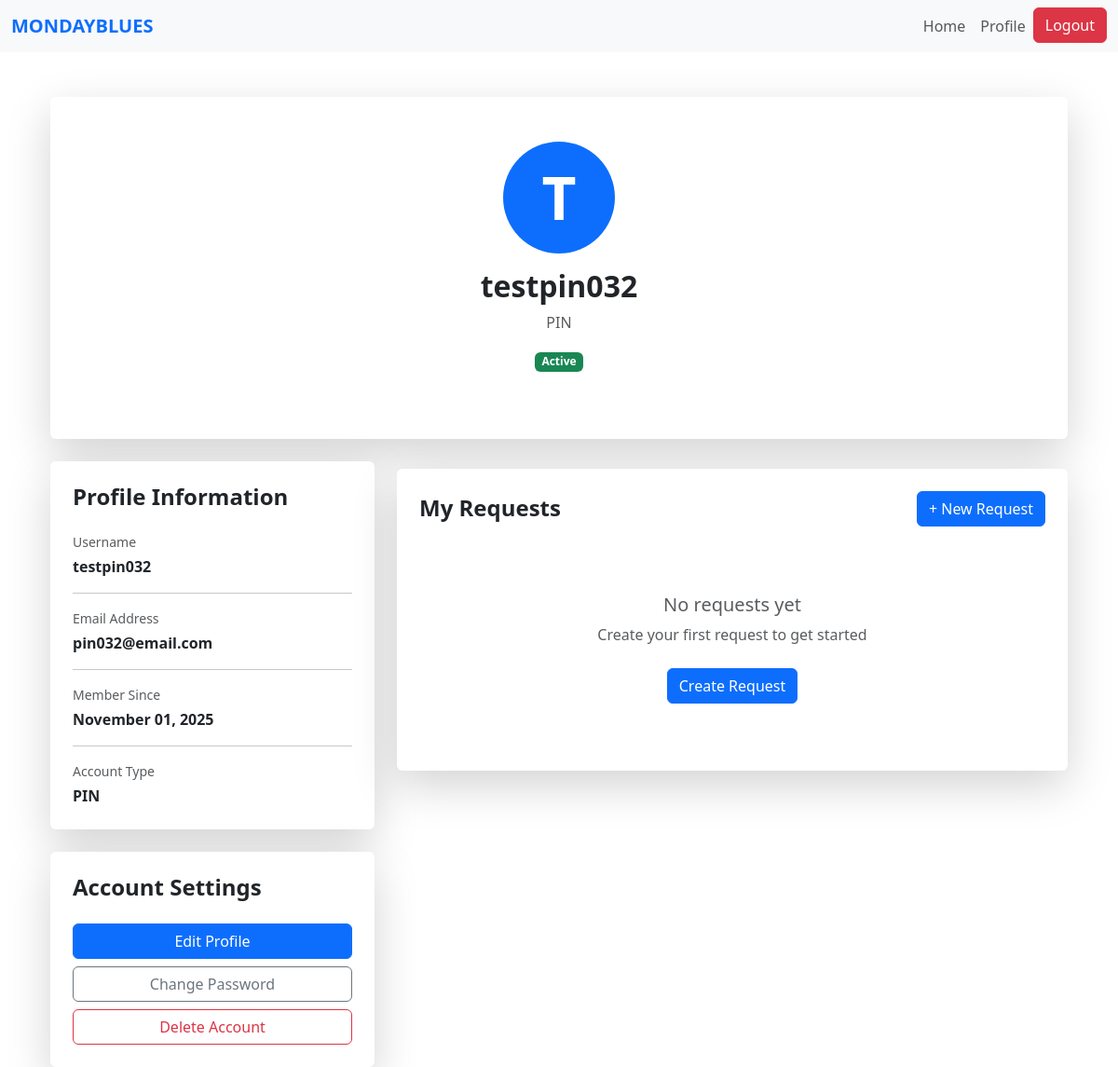
/pin/profile (signed in), run on an earlier commit of the app's database.
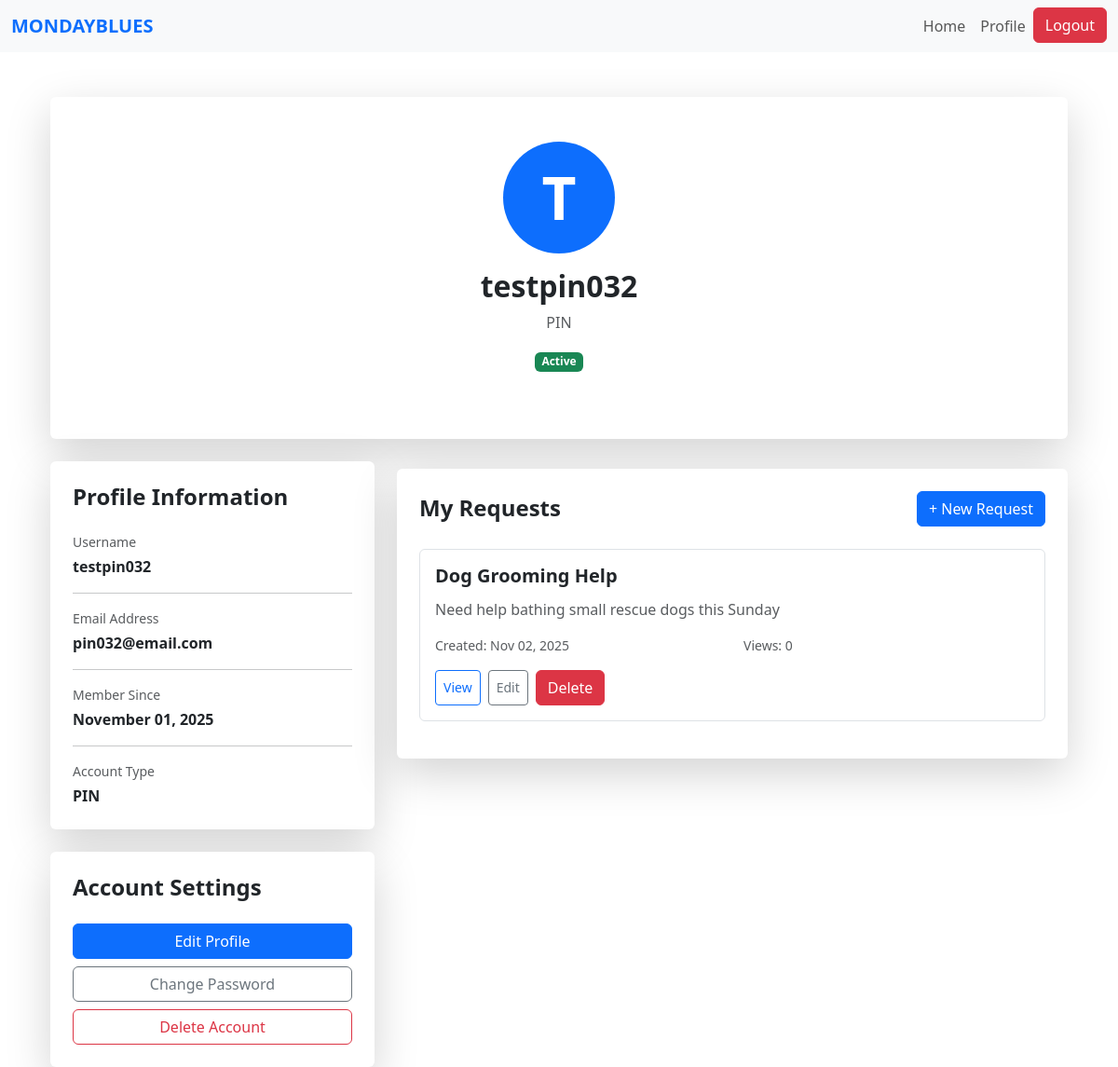
And on a later commit of the database.
### website/models.py (models this page shows)
class User(db.Model, UserMixin):
    id = db.Column(db.Integer, primary_key=True)
    name = db.Column(db.String(150))
    email = db.Column(db.String(150), unique=True)
    password = db.Column(db.String(150))
    date_created = db.Column(db.DateTime(timezone=True), default=func.now())
    role = db.Column(db.String(50), default='PIN')
    status = db.Column(db.String(20), default='Pending')  # Pending, Approved, Suspended
    """    total_rating = db.Column(db.Float, default=0)
    num_ratings = db.Column(db.Integer, default=0)

    def update_rating(self, new_rating: float):
        #Update overall CSR rating with a new rating value.
        if self.num_ratings == 0:
            self.total_rating = new_rating
        else:
            self.total_rating = ((self.total_rating * self.num_ratings) + new_rating) / (self.num_ratings + 1)
        self.num_ratings += 1"""

class Request(db.Model):
    id = db.Column(db.Integer, primary_key=True)
    title = db.Column(db.String(150), nullable=False)
    description = db.Column(db.Text, nullable=False)
    category_id = db.Column(db.Integer, db.ForeignKey('category.id'), nullable=False)
    category = db.relationship('Category', backref='requests')
    status = db.Column(db.String(20), default='Pending')  # Pending, Accepted, Completed
    scheduled_datetime = db.Column(db.DateTime, nullable=False)
    view_count = db.Column(db.Integer, default=0)
    date_created = db.Column(db.DateTime, default=datetime.utcnow)
    user_id = db.Column(db.Integer, db.ForeignKey('user.id'), nullable=False)
    volunteer_id = db.Column(db.Integer, db.ForeignKey('volunteer.id'), nullable=True)
    user = db.relationship('User', backref=db.backref('requests', lazy=True, cascade='all, delete-orphan'), lazy=True)
    volunteer = db.relationship('Volunteer', backref=db.backref('assigned_requests', lazy=True), lazy=True)

### website/pin.py (the view)
@pin.route('/pin/profile')
@login_required
def pin_profile():
    if current_user.role != 'PIN':
        flash('Access denied.', 'danger')
        return redirect(url_for('views.home'))
    requests = Request.query.filter_by(user_id=current_user.id).order_by(Request.date_created.desc()).all()
    return render_template("pin_profile.html", requests=requests)

### website/templates/pin_profile.html (shortened to what this page needs)
{% extends "base.html" %}
{% block content %}
<div class="container mt-5">
    <div class="row justify-content-center">
        <div class="col-md-10 col-lg-12">
            <div class="card shadow-lg border-0 mb-4">
                <div class="card-body p-5">
                    <div class="text-center mb-4">
                        <div class="bg-primary rounded-circle d-inline-flex align-items-center justify-content-center mb-3" style="width: 120px; height: 120px;">
                            <span class="text-white display-3 fw-bold">{{ current_user.name[0].upper() }}</span>
                        </div>
                        <h2 class="fw-bold mb-2">{{ current_user.name }}</h2>
                        <p class="text-muted">{{ current_user.role }}</p>
                        <span class="badge
                            {% if current_user.status == 'Active' %} bg-success
                            {% elif current_user.status == 'Pending' %} bg-warning text-dark
                            {% elif current_user.status == 'Suspended' %} bg-danger
                            {% else %} bg-secondary {% endif %}">
                            {{ current_user.status }}
                        </span>
                    </div>
                </div>
            </div>
            <div class="row">
                <div class="col-lg-4">
                    <div class="card shadow-lg border-0 mb-4">
                        <div class="card-body p-4">
                            <h4 class="fw-bold mb-4">Profile Information</h4>
                            <div class="mb-3">
                                <p class="text-muted mb-1 small">Username</p>
                                <p class="fw-semibold mb-0">{{ current_user.name }}</p>
                            </div>
                            <hr>
                            <div class="mb-3">
                                <p class="text-muted mb-1 small">Email Address</p>
                                <p class="fw-semibold mb-0">{{ current_user.email }}</p>
                            </div>
                            <hr>
                            <div class="mb-3">
                                <p class="text-muted mb-1 small">Member Since</p>
                                <p class="fw-semibold mb-0">{{ current_user.date_created.strftime('%B %d, %Y') }}</p>
                            </div>
                            <hr>
                            <div>
                                <p class="text-muted mb-1 small">Account Type</p>
                                <p class="fw-semibold mb-0">{{ current_user.role }}</p>
                            </div>
                        </div>
                    </div>
                    <div class="card shadow-lg border-0">
                        <div class="card-body p-4">
                            <h4 class="fw-bold mb-4">Account Settings</h4>
                            <div class="d-grid gap-2">
                                <button class="btn btn-primary" onclick="location.href='/edit-profile'">Edit Profile</button>
                                <button class="btn btn-outline-secondary" onclick="location.href='/change-password'">Change Password</button>
                                <button class="btn btn-outline-danger" onclick="if(confirm('Are you sure you want to delete your account?')) location.href='/delete-account'">Delete Account</button>
                            </div>
                        </div>
                    </div>
                </div>
                <div class="col-lg-8 mt-2">
                    <div class="card shadow-lg border-0">
                        <div class="card-body p-4">
                            {% if current_user.status == "Pending" or current_user.status == "Suspended" %}
                                <div class="text-center py-5">
                                    <i class="bi bi-lock" style="font-size: 4rem; color: #ccc;"></i>
                                    <h4 class="fw-bold mt-3">Account Pending or Suspended</h4>
                                    <p class="text-muted">
                                        Your account is currently inactive. Please contact the administrator or wait for approval before creating requests.
                                    </p>
                                </div>
                            {% else %}
                                <div class="d-flex justify-content-between align-items-center mb-4">
                                    <h4 class="fw-bold mb-0">My Requests</h4>
                                    <button class="btn btn-primary" onclick="location.href='/create-request'">+ New Request</button>
                                </div>
                                {% if requests %}
                                    {% for request in requests %}
                                        <div class="card mb-3 border">
                                            <div class="card-body">
                                                <div class="d-flex justify-content-between align-items-start mb-2">
                                                    <h5 class="fw-bold mb-1">{{ request.title }}</h5>
                                                </div>
                                                <p class="text-muted mb-3">
                                                    {{ request.description[:100] }}{% if request.description|length > 100 %}...{% endif %}
                                                </p>
                                                <div class="row text-muted small mb-3">
                                                    <div class="col-md-6">
                                                         Created: {{ request.date_created.strftime('%b %d, %Y') }}
                                                    </div>
                                                    <div class="col-md-6">
                                                         Views: {{ request.view_count }}
                                                    </div>
                                                </div>
                                                <div class="d-flex gap-2">
                                                    <button class="btn btn-sm btn-outline-primary" onclick="location.href='/request/{{ request.id }}'">View</button>
                                                    {% if request.status == 'Completed' %}
                                                        <button class="btn btn-sm btn-outline-success" onclick="location.href='/request/{{ request.id }}/review'">Review</button>
                                                    {% else %}
                                                        <button class="btn btn-sm btn-outline-secondary" onclick="location.href='/request/{{ request.id }}/edit'">Edit</button>
                                                    {% endif %}
                                                    <form action="{{ url_for('csr.delete_request', request_id=request.id) }}" method="POST" onsubmit="return confirm('Are you sure you want to delete this request?');">
                                                        <button class="btn btn-danger" type="submit">
                                                             Delete
                                                        </button>
                                                    </form>
                                                </div>
                                            </div>
                                        </div>
                                    {% endfor %}
                                {% else %}
                                    <div class="text-center py-5">
                                        <h5 class="text-muted">No requests yet</h5>
                                        <p class="text-muted">Create your first request to get started</p>
                                        <button class="btn btn-primary mt-2" onclick="location.href='/create-request'">Create Request</button>
                                    </div>
                                {% endif %}
                            {% endif %}
                        </div>
                    </div>
                </div>
            </div>
        </div>
    </div>
</div>
{% endblock %}

### website/templates/base.html (shortened to what this page needs)
<!DOCTYPE html>
<html lang="en">
<head>
  <link
    href="https://cdn.jsdelivr.net/npm/bootstrap@5.3.3/dist/css/bootstrap.min.css"
    rel="stylesheet"
  />
</head>
<body>
  <nav class="navbar navbar-expand-lg navbar-light bg-light">
    <div class="container-fluid">
      <a class="navbar-brand text-uppercase fw-semibold text-primary" href="/">MondayBlues</a>
      <div class="collapse navbar-collapse" id="navbarNav">
        <ul class="navbar-nav ms-auto">
          {% if current_user.is_authenticated %}
            <li class="nav-item">
              <a class="nav-link" href="/">Home</a>
            </li>
            {% if current_user.role == 'PIN' %}
              <li class="nav-item">
                <a class="nav-link" href="{{ url_for('pin.pin_profile') }}">Profile</a>
              </li>
            {% elif current_user.role == 'Volunteer' %}
              <li class="nav-item">
                <a class="nav-link" href="{{ url_for('volunteer.volunteer_dashboard') }}">Dashboard</a>
              </li>
            {% elif current_user.role == 'Admin' %}
              <li class="nav-item">
                <a class="nav-link" href="/admin">Admin</a>
              </li>
            {% else %}
              <li class="nav-item">
                <a class="nav-link" href="#">Profile</a>
              </li>
            {% endif %}
            <li class="nav-item">
              <a class="btn btn-danger" type="button" href="/logout">Logout</a>
            </li>
          {% endif %}
        </ul>
      </div>
    </div>
  </nav>
  <div class="container mt-4">
    {% block content %}
    {% endblock %}
  </div>
</body>
</html>

What changed in the data, as far as the page shows it:
added Request: title "Dog Grooming Help", description "Need help bathing small rescue dogs this Sunday", date_created "Nov 02, 2025", view_count "0"
Also different on the page:
text no longer shown: "No requests yet Create your first request to get started Create Request"
